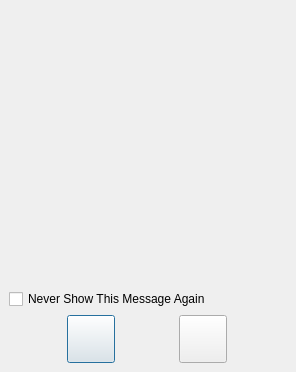
<?xml version="1.0" encoding="UTF-8"?>
<ui version="4.0">
 <class>YesNoMsgBoxClass</class>
 <widget class="QDialog" name="YesNoMsgBoxClass">
  <property name="windowModality">
   <enum>Qt::ApplicationModal</enum>
  </property>
  <property name="geometry">
   <rect>
    <x>0</x>
    <y>0</y>
    <width>296</width>
    <height>372</height>
   </rect>
  </property>
  <property name="windowTitle">
   <string>Menu</string>
  </property>
  <property name="windowOpacity">
   <double>1.000000000000000</double>
  </property>
  <property name="toolTip">
   <string/>
  </property>
  <layout class="QVBoxLayout" name="verticalLayout">
   <property name="spacing">
    <number>0</number>
   </property>
   <property name="leftMargin">
    <number>0</number>
   </property>
   <property name="topMargin">
    <number>0</number>
   </property>
   <property name="rightMargin">
    <number>0</number>
   </property>
   <property name="bottomMargin">
    <number>0</number>
   </property>
   <item>
    <widget class="TitleBarWidget" name="m_TitleBarWidget" native="true">
     <property name="sizePolicy">
      <sizepolicy hsizetype="Preferred" vsizetype="Preferred">
       <horstretch>0</horstretch>
       <verstretch>0</verstretch>
      </sizepolicy>
     </property>
     <property name="minimumSize">
      <size>
       <width>0</width>
       <height>50</height>
      </size>
     </property>
     <property name="maximumSize">
      <size>
       <width>16777215</width>
       <height>130</height>
      </size>
     </property>
     <layout class="QHBoxLayout" name="horizontalLayout">
      <property name="spacing">
       <number>2</number>
      </property>
      <property name="leftMargin">
       <number>5</number>
      </property>
      <property name="topMargin">
       <number>2</number>
      </property>
      <property name="rightMargin">
       <number>5</number>
      </property>
      <property name="bottomMargin">
       <number>2</number>
      </property>
     </layout>
    </widget>
   </item>
   <item>
    <widget class="QFrame" name="m_ItemsFrame">
     <property name="sizePolicy">
      <sizepolicy hsizetype="Preferred" vsizetype="Expanding">
       <horstretch>0</horstretch>
       <verstretch>0</verstretch>
      </sizepolicy>
     </property>
     <property name="minimumSize">
      <size>
       <width>0</width>
       <height>0</height>
      </size>
     </property>
     <layout class="QVBoxLayout" name="verticalLayout_2">
      <item>
       <widget class="QLabel" name="m_StatusMsgLabel">
        <property name="sizePolicy">
         <sizepolicy hsizetype="Expanding" vsizetype="Preferred">
          <horstretch>0</horstretch>
          <verstretch>0</verstretch>
         </sizepolicy>
        </property>
        <property name="text">
         <string/>
        </property>
       </widget>
      </item>
      <item>
       <widget class="QLabel" name="m_BodyTextLabel">
        <property name="sizePolicy">
         <sizepolicy hsizetype="Preferred" vsizetype="Expanding">
          <horstretch>0</horstretch>
          <verstretch>0</verstretch>
         </sizepolicy>
        </property>
        <property name="text">
         <string/>
        </property>
        <property name="alignment">
         <set>Qt::AlignCenter</set>
        </property>
        <property name="wordWrap">
         <bool>true</bool>
        </property>
       </widget>
      </item>
      <item>
       <widget class="QCheckBox" name="m_NeverShowAgainCheckBox">
        <property name="text">
         <string>Never Show This Message Again</string>
        </property>
       </widget>
      </item>
      <item>
       <layout class="QHBoxLayout" name="horizontalLayout_2">
        <item>
         <widget class="VxPushButton" name="m_AcceptButton">
          <property name="sizePolicy">
           <sizepolicy hsizetype="Fixed" vsizetype="Fixed">
            <horstretch>0</horstretch>
            <verstretch>0</verstretch>
           </sizepolicy>
          </property>
          <property name="minimumSize">
           <size>
            <width>48</width>
            <height>48</height>
           </size>
          </property>
          <property name="maximumSize">
           <size>
            <width>48</width>
            <height>48</height>
           </size>
          </property>
          <property name="text">
           <string notr="true"/>
          </property>
          <property name="iconSize">
           <size>
            <width>48</width>
            <height>48</height>
           </size>
          </property>
         </widget>
        </item>
        <item>
         <widget class="VxPushButton" name="m_CancelButton">
          <property name="sizePolicy">
           <sizepolicy hsizetype="Minimum" vsizetype="Fixed">
            <horstretch>0</horstretch>
            <verstretch>0</verstretch>
           </sizepolicy>
          </property>
          <property name="minimumSize">
           <size>
            <width>48</width>
            <height>48</height>
           </size>
          </property>
          <property name="maximumSize">
           <size>
            <width>48</width>
            <height>48</height>
           </size>
          </property>
          <property name="text">
           <string notr="true"/>
          </property>
          <property name="iconSize">
           <size>
            <width>48</width>
            <height>48</height>
           </size>
          </property>
         </widget>
        </item>
       </layout>
      </item>
     </layout>
    </widget>
   </item>
   <item>
    <widget class="BottomBarWidget" name="m_BottomBarWidget" native="true">
     <property name="sizePolicy">
      <sizepolicy hsizetype="Expanding" vsizetype="Minimum">
       <horstretch>0</horstretch>
       <verstretch>0</verstretch>
      </sizepolicy>
     </property>
     <property name="minimumSize">
      <size>
       <width>30</width>
       <height>0</height>
      </size>
     </property>
     <property name="autoFillBackground">
      <bool>true</bool>
     </property>
    </widget>
   </item>
  </layout>
 </widget>
 <customwidgets>
  <customwidget>
   <class>TitleBarWidget</class>
   <extends>QWidget</extends>
   <header>TitleBarWidget.h</header>
   <container>1</container>
  </customwidget>
  <customwidget>
   <class>BottomBarWidget</class>
   <extends>QWidget</extends>
   <header location="global">BottomBarWidget.h</header>
   <container>1</container>
  </customwidget>
  <customwidget>
   <class>VxPushButton</class>
   <extends>QPushButton</extends>
   <header>VxPushButton.h</header>
  </customwidget>
 </customwidgets>
 <resources/>
 <connections/>
</ui>
